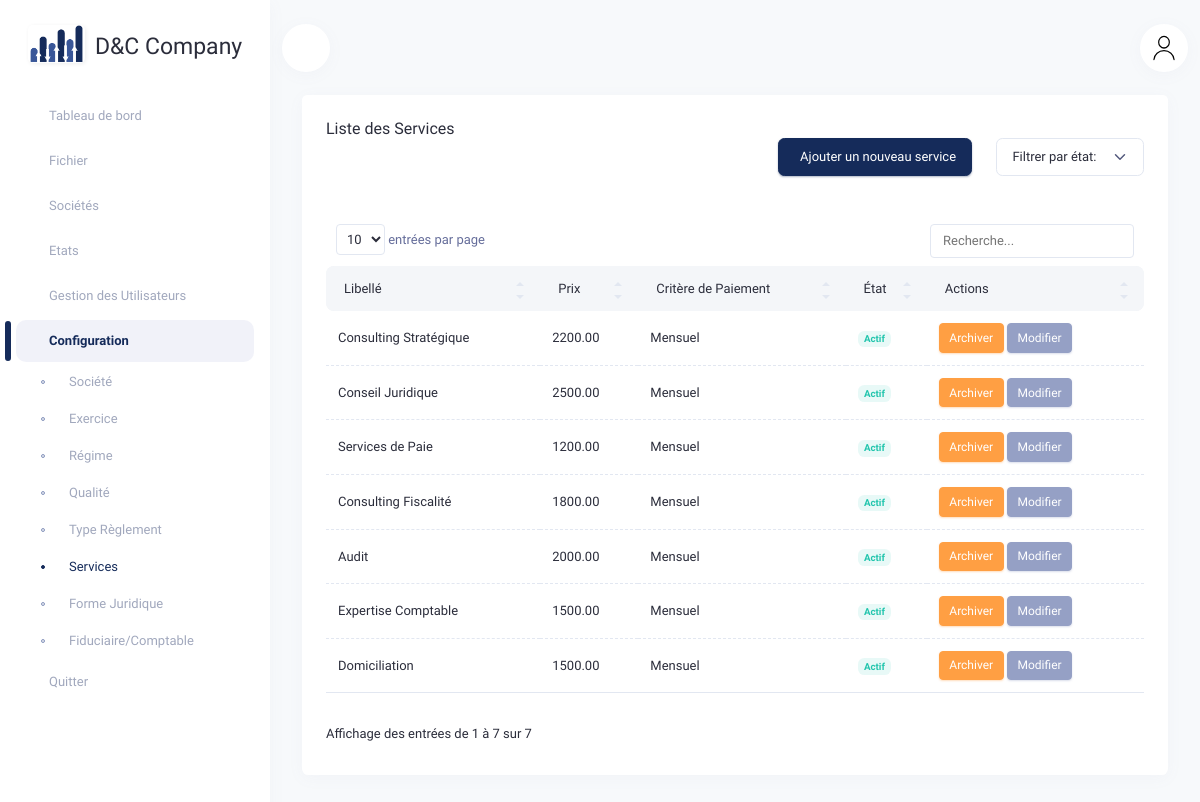
The app's page /services/ (signed in), older data.
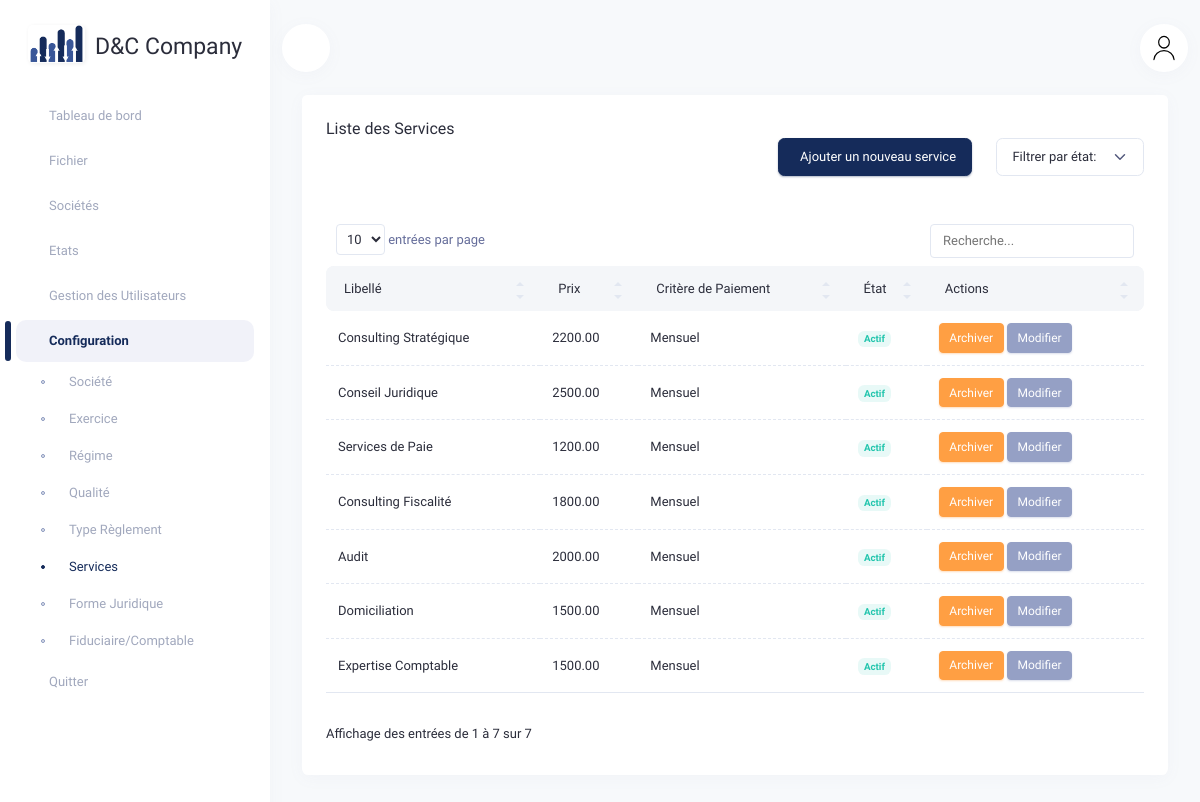
The same page, newer data.
### agendacomptable/models.py (models this page shows, shortened)
class Service(models.Model):
    libelle = models.CharField(max_length=75, null=True, verbose_name="Libellé")
    prix = models.DecimalField(max_digits=8, decimal_places=2, null=True, verbose_name="Prix")
    etat = models.CharField(max_length=1, default='T', verbose_name="État")
    criteres_paiement = models.ForeignKey(CriteresPaiement, on_delete=models.SET_NULL, null=True, verbose_name="Critère de Paiement")
    user_create = models.ForeignKey(User, on_delete=models.SET_NULL, null=True, related_name="service_createur", verbose_name="Créé par")
    user_edit = models.ForeignKey(User, on_delete=models.SET_NULL, null=True, related_name="service_editeur", verbose_name="Modifié par")
    date_create = models.DateTimeField(auto_now_add=True, verbose_name="Date de création")
    date_edit = models.DateTimeField(auto_now=True, verbose_name="Date de modification")
    is_archived = models.BooleanField(default=False)
    class Meta:
        verbose_name = "Service"
        verbose_name_plural = "Services"

class CriteresPaiement(models.Model):
    libelle = models.CharField(max_length=50, null=True, verbose_name="Type de Paiement")
    description = models.TextField(null=True, blank=True, verbose_name="Description")
    class Meta:
        verbose_name = "Critère de Paiement"
        verbose_name_plural = "Critères de Paiement"
    def __str__(self):
        return self.libelle or "Critère de Paiement"

### agendacomptable/views.py (the view)
# urls.py: path('services/', views.service_list, name='service_list'),
@login_required
def service_list(request):
    filter_status = request.GET.get('filter', 'all')  # Obtient le statut de filtre (tous, actifs, archivés)
    search_query = request.GET.get('search', '')  # Obtient la requête de recherche
    critere_paiement_choices = CriteresPaiement.objects.all()
    if filter_status == 'archived':
        services = Service.objects.filter(etat='F')
    elif filter_status == 'active':
        services = Service.objects.filter(etat='T')
    else:
        services = Service.objects.all()
    if search_query:
        services = services.filter(libelle__icontains=search_query)
    services = services.order_by('-date_create')
    return render(request, 'accounting/service_list.html', {
        'services': services,
        'filter_status': filter_status,
        'search_query': search_query,
        'critere_paiement_choices': critere_paiement_choices
    })

### agendacomptable/templates/accounting/service_list.html (shortened to what this page needs)
{% extends 'accounting/base.html' %}
{% load static %}
{% block content %}
<div class="container-xxl">
    <div class="row">
        <div class="col-12">
            <div class="card">
                <div class="card-header">
                    <div class="row align-items-center">
                        <div class="col">
                            <h4 class="card-title">Liste des Services</h4>
                        </div>
                        <div class="d-flex align-items-center justify-content-end mb-3">
                            <button type="button" class="btn btn-primary me-3" data-bs-toggle="modal" data-bs-target="#addModal">
                                 Ajouter un nouveau service
                            </button>
                            <div class="text-end">
                                <select id="filter_status" onchange="if (this.value) location = this.value;" class="form-select" style="width: auto;">
                                    <option value="?filter=all" {% if filter_status == 'all' %}selected{% endif %} disabled>Filtrer par état:</option>
                                </select>
                            </div>
                        </div>
                    </div>
                </div>
                <div class="card-body pt-0">
                    <div class="table-responsive">
                        <table class="table mb-0" id="datatable_1">
                            <thead class="table-light">
                                <tr>
                                    <th>Libellé</th>
                                    <th>Prix</th>
                                    <th>Critère de Paiement</th>
                                    <th>État</th>
                                    <th>Actions</th>
                                </tr>
                            </thead>
                            <tbody>
                                {% for service in services %}
                                    <tr {% if service.etat == 'F' %}class="table-secondary"{% endif %}>
                                        <td>{{ service.libelle }}</td>
                                        <td>{{ service.prix }}</td>
                                        <td>{{ service.criteres_paiement }}</td>
                                        <td>
                                            {% if service.etat == 'T' %}
                                                <span class="badge rounded text-success bg-success-subtle">Actif</span>
                                            {% else %}
                                                <span class="badge rounded text-white bg-warning">Inactif</span>
                                            {% endif %}
                                        </td>
                                        <td>
                                            <button class="btn {% if service.etat == 'F' %}btn-success{% else %}btn-warning{% endif %} btn-sm" data-bs-toggle="modal" data-bs-target="#archiveModal{{ service.pk }}">
                                                {% if service.etat == 'F' %}
                                                    <i class="las la-check"></i> Réactiver
                                                {% else %}
                                                     Archiver
                                                {% endif %}
                                            </button>
                                            <button class="btn btn-secondary btn-sm" data-bs-toggle="modal" data-bs-target="#editModal{{ service.pk }}">
                                                 Modifier
                                            </button>
                                        </td>
                                    </tr>
                                {% endfor %}
                            </tbody>
                        </table>
                    </div>
                </div>
            </div>
        </div>
    </div>
</div>
{% endblock content %}

Row changes from the older to the newer data that the page shows:
changed Service "Domiciliation": moves up the list
